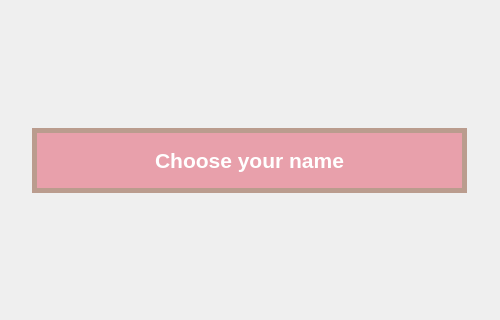
<?xml version="1.0" encoding="UTF-8"?>
<ui version="4.0">
 <class>UserChoiceWindow</class>
 <widget class="QWidget" name="UserChoiceWindow">
  <property name="geometry">
   <rect>
    <x>0</x>
    <y>0</y>
    <width>500</width>
    <height>320</height>
   </rect>
  </property>
  <property name="minimumSize">
   <size>
    <width>500</width>
    <height>320</height>
   </size>
  </property>
  <property name="windowTitle">
   <string>Form</string>
  </property>
  <property name="styleSheet">
   <string notr="true">QPushButton{
	border: 0px;
	cursor: pointer;
}
#widget_2{
background-color: rgb(232, 160, 171);
box-shadow: 2px 4px black;
border: 5px solid rgb(186, 156, 142)
}
#label{
color: white;
font: bold;
}
QScrollBar:vertical{ 
background-color: rgb(112, 38, 103);
border-color: rgb(213, 163, 207)
}

 QScrollBar::add-line:vertical {
    border: 1px solid grey;
  background-color: rgb(241, 241, 241);
    height: 20px;
    subcontrol-position: bottom;
    subcontrol-origin: margin;
}


QScrollBar::sub-line:vertical {
    border: 1px solid grey;
    background-color: rgb(213, 163, 207);
    height: 20px;
    subcontrol-position: top;
    subcontrol-origin: margin;
}</string>
  </property>
  <layout class="QHBoxLayout" name="horizontalLayout">
   <property name="leftMargin">
    <number>0</number>
   </property>
   <property name="topMargin">
    <number>0</number>
   </property>
   <property name="rightMargin">
    <number>0</number>
   </property>
   <property name="bottomMargin">
    <number>0</number>
   </property>
   <item>
    <widget class="QWidget" name="widget" native="true">
     <layout class="QGridLayout" name="gridLayout">
      <item row="1" column="2">
       <spacer name="horizontalSpacer_2">
        <property name="orientation">
         <enum>Qt::Horizontal</enum>
        </property>
        <property name="sizeHint" stdset="0">
         <size>
          <width>40</width>
          <height>20</height>
         </size>
        </property>
       </spacer>
      </item>
      <item row="1" column="1" alignment="Qt::AlignHCenter|Qt::AlignVCenter">
       <widget class="QWidget" name="widget_2" native="true">
        <property name="minimumSize">
         <size>
          <width>435</width>
          <height>0</height>
         </size>
        </property>
        <layout class="QVBoxLayout" name="verticalLayout">
         <property name="leftMargin">
          <number>20</number>
         </property>
         <property name="topMargin">
          <number>20</number>
         </property>
         <property name="rightMargin">
          <number>20</number>
         </property>
         <property name="bottomMargin">
          <number>20</number>
         </property>
         <item>
          <widget class="QLabel" name="label">
           <property name="font">
            <font>
             <pointsize>16</pointsize>
             <weight>75</weight>
             <italic>false</italic>
             <bold>true</bold>
            </font>
           </property>
           <property name="text">
            <string>Choose your name</string>
           </property>
           <property name="alignment">
            <set>Qt::AlignCenter</set>
           </property>
          </widget>
         </item>
        </layout>
       </widget>
      </item>
      <item row="0" column="1">
       <spacer name="verticalSpacer">
        <property name="orientation">
         <enum>Qt::Vertical</enum>
        </property>
        <property name="sizeHint" stdset="0">
         <size>
          <width>20</width>
          <height>40</height>
         </size>
        </property>
       </spacer>
      </item>
      <item row="1" column="0">
       <spacer name="horizontalSpacer">
        <property name="orientation">
         <enum>Qt::Horizontal</enum>
        </property>
        <property name="sizeHint" stdset="0">
         <size>
          <width>40</width>
          <height>20</height>
         </size>
        </property>
       </spacer>
      </item>
      <item row="2" column="1">
       <spacer name="verticalSpacer_2">
        <property name="orientation">
         <enum>Qt::Vertical</enum>
        </property>
        <property name="sizeHint" stdset="0">
         <size>
          <width>20</width>
          <height>40</height>
         </size>
        </property>
       </spacer>
      </item>
     </layout>
    </widget>
   </item>
  </layout>
 </widget>
 <resources/>
 <connections/>
</ui>
